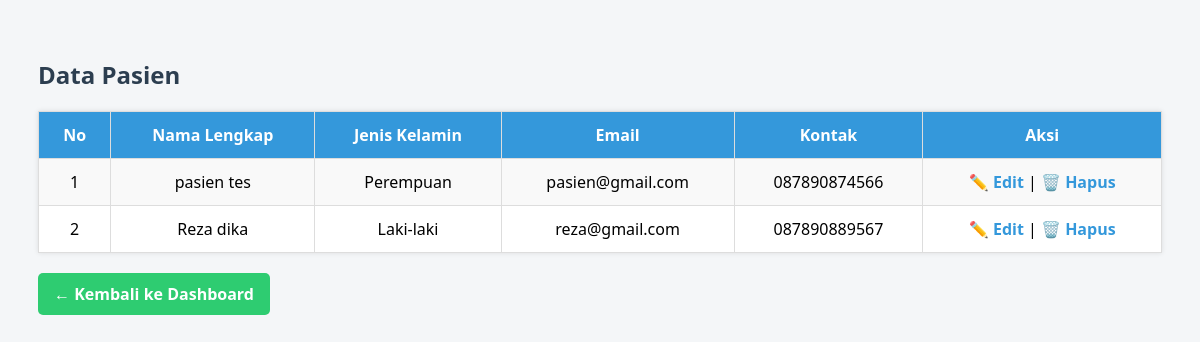
/admin/data_pasien.php, run on the app's committed database.
### tables this page shows
CREATE TABLE `patreg` (
  `pid` int NOT NULL,
  `fname` varchar(100) DEFAULT NULL,
  `lname` varchar(100) DEFAULT NULL,
  `gender` varchar(10) DEFAULT NULL,
  `email` varchar(100) DEFAULT NULL,
  `contact` varchar(20) DEFAULT NULL,
  `password` varchar(100) DEFAULT NULL,
  `cpassword` varchar(100) DEFAULT NULL
);

### admin/data_pasien.php (the view, shortened to what this page needs)
<?php
include '../config.php';
$query = "SELECT * FROM patreg ORDER BY fname ASC";
$result = mysqli_query($conn, $query);
?>
<!DOCTYPE html>
<html lang="id">
<head>
</head>
<body>
<h2>Data Pasien</h2>
<table>
    <tr>
        <th>No</th>
        <th>Nama Lengkap</th>
        <th>Jenis Kelamin</th>
        <th>Email</th>
        <th>Kontak</th>
        <th>Aksi</th>
    </tr>
    <?php $no = 1; while ($row = mysqli_fetch_assoc($result)): ?>
    <tr>
        <td><?= $no++ ?></td>
        <td><?= htmlspecialchars($row['fname'] . ' ' . $row['lname']) ?></td>
        <td><?= htmlspecialchars($row['gender']) ?></td>
        <td><?= htmlspecialchars($row['email']) ?></td>
        <td><?= htmlspecialchars($row['contact']) ?></td>
        <td>
            <a href="data_pasien.php?edit=<?= $row['pid'] ?>">✏️ Edit</a> |
            <a href="data_pasien.php?hapus=<?= $row['pid'] ?>" onclick="return confirm('Yakin ingin menghapus?')">🗑️ Hapus</a>
        </td>
    </tr>
    <?php endwhile; ?>
</table>
<a href="../admin_dashboard.php" class="btn-kembali">← Kembali ke Dashboard</a>
</body>
</html>

### admin/data_pasien.php (style rules this page uses)
body { font-family: 'Segoe UI', sans-serif; background-color: #f4f6f8; padding: 30px; }
h2 { color: #2c3e50; }
table { width: 100%; background: #fff; border-collapse: collapse; margin-top: 15px; box-shadow: 0 0 5px rgba(0,0,0,0.1); }
th, td { padding: 12px 15px; text-align: center; border: 1px solid #ddd; }
th { background-color: #3498db; color: white; }
tr:nth-child(even) { background-color: #f9f9f9; }
a { text-decoration: none; color: #3498db; font-weight: bold; }
.btn-kembali { display: inline-block; margin-top: 20px; padding: 10px 16px; background-color: #2ecc71; color: white; border-radius: 5px; text-decoration: none; }

### data on the page
patreg: fname+lname "pasien tes", gender "Perempuan", email "pasien@gmail.com", contact "087890874566"
patreg: fname+lname "Reza dika", gender "Laki-laki", email "reza@gmail.com", contact "087890889567"
